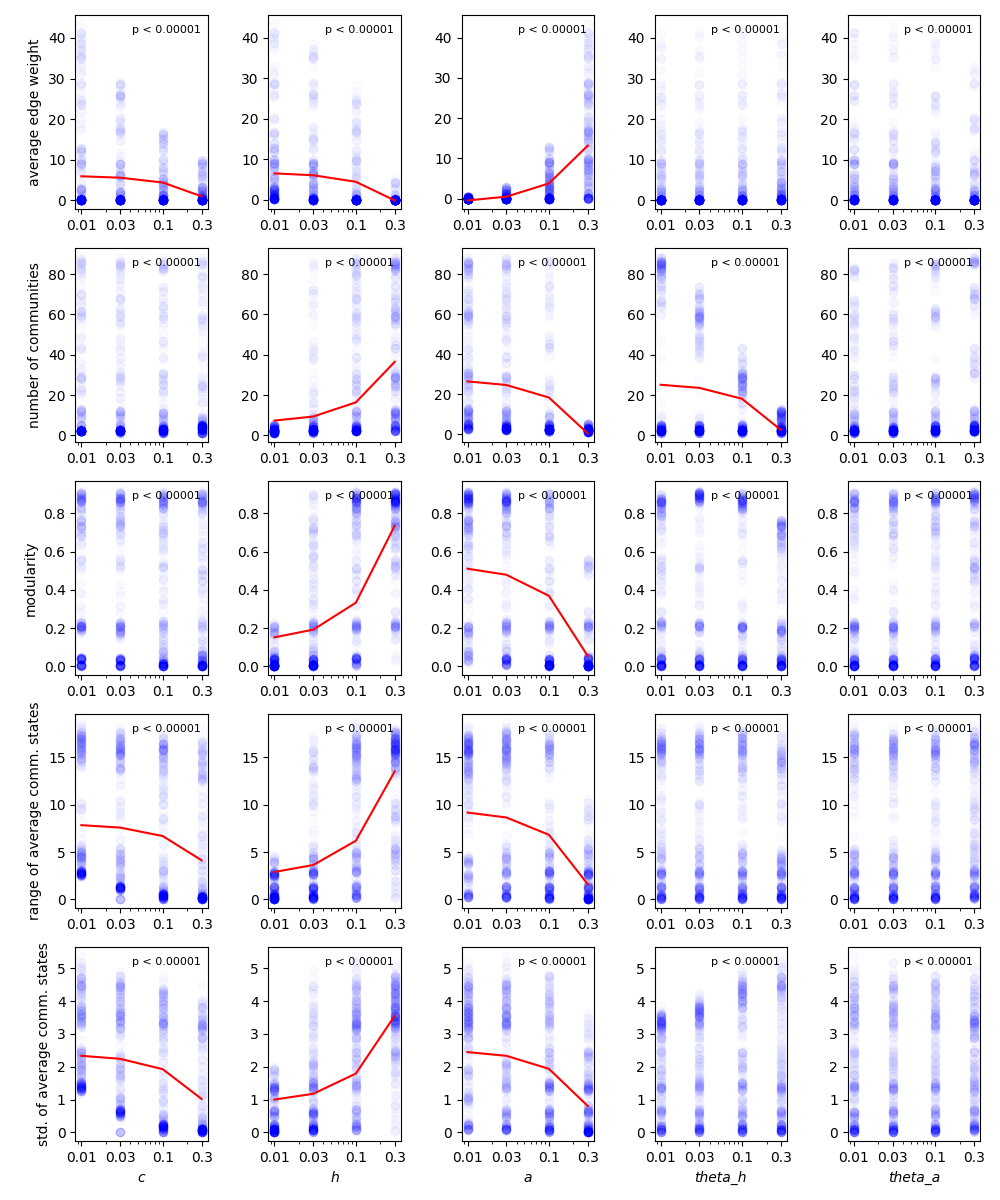

The script that saved this image:
import matplotlib.pyplot as plt
import numpy as np
import pandas as pd
from sklearn.linear_model import LinearRegression
from scipy.stats import linregress



df = pd.read_csv("async.csv")

# group the dataframe by the values 
grouped_h = df.groupby(['h_values','c_values','a_values','th_values','ta_values'])
grouped_c = df.groupby(['c_values','h_values','a_values','th_values','ta_values'])
grouped_a = df.groupby(['a_values','h_values','c_values','th_values','ta_values'])
grouped_th = df.groupby(['th_values','h_values','c_values','a_values','ta_values'])
grouped_ta = df.groupby(['ta_values','h_values','c_values','a_values','th_values'])



avg_h =  grouped_h.mean()
avg_h = avg_h.reset_index()
avg_c =  grouped_c.mean()
avg_c = avg_c.reset_index()
avg_a =  grouped_a.mean()
avg_a = avg_a.reset_index()
avg_th =  grouped_th.mean()
avg_th = avg_th.reset_index()
avg_ta =  grouped_ta.mean()
avg_ta = avg_ta.reset_index()



X_c = avg_c['c_values']
X_h = avg_h['h_values']
X_a = avg_a['a_values']
X_th = avg_th['th_values']
X_ta = avg_ta['ta_values']


X_values = [X_c, X_h, X_a, X_th, X_ta]


def set_avg(X):
    global avg
    if X is X_c:
        avg = avg_c
    elif X is X_h: 
        avg = avg_h
    elif X is X_a :
        avg = avg_a
    elif X is X_th :
        avg = avg_th
    else:
        avg = avg_ta

   

y_values = ['avg_weight', 'number_of_comm','modularity','range_of_comm_state','std_of_avg_comm_state']


fig, axs = plt.subplots(len(X_values), len(y_values),figsize=(10,12))

# set labels for y axis
for ax, y in zip(axs[:,0], y_values):
    ax.set_ylabel(y, fontsize=10)

# set labels for x axis
for ax, X in zip(axs[-1], X_values):
    ax.set_xlabel(X.name, fontsize=10)

for j, X in enumerate(X_values):
    set_avg(X)
    for i, y in enumerate(y_values):
        slope, intercept, r_value, p_value, std_err = linregress(X, avg[y])
        if p_value < 0.00001:
            y_pred = slope * X + intercept
            axs[i,j].scatter(X, avg[y], color='blue', alpha=0.02)
            axs[i,j].plot(X, y_pred, color='red')
            axs[i,j].set_xscale("log")
            axs[i,j].set_xticks([0.01, 0.03, 0.1, 0.3])
            axs[i,j].set_xticklabels([0.01, 0.03, 0.1, 0.3])
            axs[i,j].text(0.95, 0.95, 'p < 0.00001', transform=axs[i,j].transAxes,
                          verticalalignment='top', horizontalalignment='right',
                          fontsize=8, color='black')
            
        else:
            axs[i,j].scatter(X, avg[y], color='blue', alpha=0.02)
            axs[i,j].set_xscale("log")
            axs[i,j].set_xticks([0.01, 0.03, 0.1, 0.3])
            axs[i,j].set_xticklabels([0.01, 0.03, 0.1, 0.3])
            axs[i,j].text(0.95, 0.95, 'p < 0.00001', transform=axs[i,j].transAxes,
                          verticalalignment='top', horizontalalignment='right',
                          fontsize=8, color='black')
           
     
plt.tight_layout()
plt.savefig('linear_reg.png')


